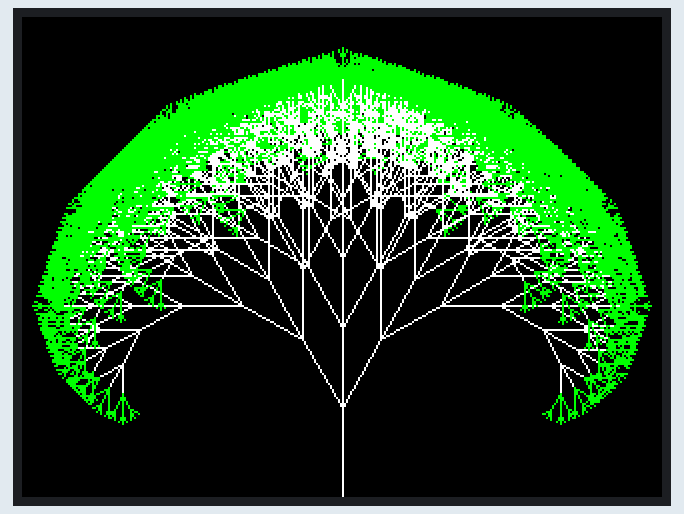
Recording of a sketch running on a simulated Arduino Uno, built with avr-gcc and run on an emulated ATmega328P. On the bench: 320×240 colour display.

Above: at 4.8 s.

The sketch:

Fractale_trois_branche.ino
```cpp
/*
 * Générateur de fractale d'arbre à trois branche sur plateforme Arduino
 */

/* Includes */
#include <SPI.h>              // Pour la communication avec l'écran
#include "Adafruit_GFX.h"
#include "Adafruit_ILI9341.h"


#define TFT_DC 9
#define TFT_CS 10

Adafruit_ILI9341 tft = Adafruit_ILI9341(TFT_CS, TFT_DC);


/* Fonction setup */
void setup() {

/* Initialise l'écran */
  tft.begin();
  tft.setRotation(1);
  tft.fillScreen(ILI9341_BLACK);

  /* Dessine la fractale */
  drawTree (160, 240, -90, 9);
}

/* Fonction loop() */

void loop() {
}


/*

 * La fonction qui dessine  l'arbre

 */

void drawTree(int x1, int y1, int angle, int profondeur){
  if (profondeur){
    int x2 = x1 + int(cos(radians(angle))*profondeur*5.0);
    int y2 = y1 + int(sin(radians(angle))*profondeur*5.0);


    if (profondeur > 2){
      tft.drawLine(x1, y1, x2, y2, ILI9341_WHITE);
    }
    else{
      tft.drawLine(x1, y1, x2, y2, ILI9341_GREEN);
    }


    drawTree(x2, y2, angle-30, profondeur-1);
    drawTree(x2, y2, angle+30, profondeur-1);
    drawTree(x2, y2, angle, profondeur-1);

  }

}
```
